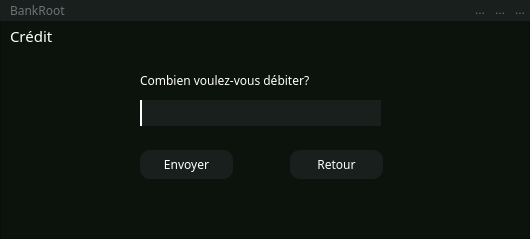
<?xml version="1.0" encoding="UTF-8"?>
<ui version="4.0">
 <class>credit</class>
 <widget class="QDialog" name="credit">
  <property name="geometry">
   <rect>
    <x>0</x>
    <y>0</y>
    <width>530</width>
    <height>239</height>
   </rect>
  </property>
  <property name="windowTitle">
   <string>Dialog</string>
  </property>
  <widget class="QFrame" name="frame">
   <property name="geometry">
    <rect>
     <x>0</x>
     <y>0</y>
     <width>530</width>
     <height>239</height>
    </rect>
   </property>
   <property name="styleSheet">
    <string notr="true">background-color: rgb(12, 18, 12);</string>
   </property>
   <property name="frameShape">
    <enum>QFrame::StyledPanel</enum>
   </property>
   <property name="frameShadow">
    <enum>QFrame::Raised</enum>
   </property>
   <widget class="QLabel" name="label_4">
    <property name="geometry">
     <rect>
      <x>140</x>
      <y>70</y>
      <width>251</width>
      <height>20</height>
     </rect>
    </property>
    <property name="font">
     <font>
      <family>Montserrat Medium</family>
     </font>
    </property>
    <property name="styleSheet">
     <string notr="true">background-color: transparent;
color: rgb(255, 255, 255);
</string>
    </property>
    <property name="text">
     <string>Combien voulez-vous débiter?</string>
    </property>
   </widget>
   <widget class="QLineEdit" name="lineEdit_5">
    <property name="geometry">
     <rect>
      <x>140</x>
      <y>100</y>
      <width>241</width>
      <height>26</height>
     </rect>
    </property>
    <property name="styleSheet">
     <string notr="true">QLineEdit{
background:#181F1C;
border:none;
border-left:2px solid #ffffff;
color:#717072;
padding-left: 10px
}</string>
    </property>
   </widget>
   <widget class="QPushButton" name="pushButton_5">
    <property name="geometry">
     <rect>
      <x>290</x>
      <y>150</y>
      <width>93</width>
      <height>29</height>
     </rect>
    </property>
    <property name="font">
     <font>
      <family>Montserrat</family>
     </font>
    </property>
    <property name="styleSheet">
     <string notr="true">
QPushButton{
color: rgb(255, 255, 255);
border-radius:10px;
background-color:rgb(24, 31, 28);
}

QPushButton:hover{
color: rgb(255, 255, 255);
border-radius:10px;
background-color:rgb(34, 31, 28);
}
QPushButton:pressed{
background-color:rgb(24, 31, 28);
border-radius:10px;
color: rgb(255, 255, 255);
}

</string>
    </property>
    <property name="text">
     <string>Retour</string>
    </property>
   </widget>
   <widget class="QPushButton" name="pushButton_6">
    <property name="geometry">
     <rect>
      <x>140</x>
      <y>150</y>
      <width>93</width>
      <height>29</height>
     </rect>
    </property>
    <property name="font">
     <font>
      <family>Montserrat</family>
      <pointsize>9</pointsize>
     </font>
    </property>
    <property name="styleSheet">
     <string notr="true">
QPushButton{
color: rgb(255, 255, 255);
border-radius:10px;
background-color:rgb(24,31, 28);
}

QPushButton:hover{
color: rgb(255, 255, 255);
border-radius:10px;
background-color:rgb(34, 31, 28);
}
QPushButton:pressed{
background-color:rgb(24, 31, 28);
border-radius:10px;
color: rgb(255, 255, 255);
}

</string>
    </property>
    <property name="text">
     <string>Envoyer</string>
    </property>
   </widget>
   <widget class="QLabel" name="label_5">
    <property name="geometry">
     <rect>
      <x>10</x>
      <y>20</y>
      <width>111</width>
      <height>31</height>
     </rect>
    </property>
    <property name="font">
     <font>
      <family>Montserrat</family>
      <pointsize>11</pointsize>
     </font>
    </property>
    <property name="styleSheet">
     <string notr="true">color: rgb(255, 255, 255);</string>
    </property>
    <property name="text">
     <string>Crédit</string>
    </property>
   </widget>
   <widget class="QWidget" name="widget_11" native="true">
    <property name="geometry">
     <rect>
      <x>0</x>
      <y>0</y>
      <width>1401</width>
      <height>21</height>
     </rect>
    </property>
    <property name="styleSheet">
     <string notr="true">background-color:rgb(24,31, 28);
color:rgb(109, 114, 117);
</string>
    </property>
    <widget class="QLabel" name="label_15">
     <property name="geometry">
      <rect>
       <x>10</x>
       <y>0</y>
       <width>111</width>
       <height>20</height>
      </rect>
     </property>
     <property name="font">
      <font>
       <family>Montserrat Light</family>
       <pointsize>9</pointsize>
      </font>
     </property>
     <property name="text">
      <string>BankRoot</string>
     </property>
    </widget>
    <widget class="QToolButton" name="toolButton_3">
     <property name="geometry">
      <rect>
       <x>510</x>
       <y>0</y>
       <width>20</width>
       <height>20</height>
      </rect>
     </property>
     <property name="styleSheet">
      <string notr="true">QToolButton{
border-radius:45px;
}

QToolButton:hover{
border-radius:45px;
background:red;
}</string>
     </property>
     <property name="text">
      <string>...</string>
     </property>
     <property name="icon">
      <iconset resource="ressource.qrc">
       <normaloff>:/assets/exit-btn.png</normaloff>:/assets/exit-btn.png</iconset>
     </property>
    </widget>
    <widget class="QToolButton" name="reduced">
     <property name="geometry">
      <rect>
       <x>470</x>
       <y>0</y>
       <width>20</width>
       <height>20</height>
      </rect>
     </property>
     <property name="styleSheet">
      <string notr="true">QToolButton{
border-radius:45px;
}

QToolButton:hover{
border-radius:45px;
background:red;
}</string>
     </property>
     <property name="text">
      <string>...</string>
     </property>
     <property name="icon">
      <iconset resource="ressource.qrc">
       <normaloff>:/assets/downarrow-btn.png</normaloff>:/assets/downarrow-btn.png</iconset>
     </property>
    </widget>
    <widget class="QToolButton" name="fullscreen">
     <property name="geometry">
      <rect>
       <x>490</x>
       <y>0</y>
       <width>20</width>
       <height>20</height>
      </rect>
     </property>
     <property name="styleSheet">
      <string notr="true">QToolButton{
border-radius:45px;
}</string>
     </property>
     <property name="text">
      <string>...</string>
     </property>
     <property name="icon">
      <iconset resource="ressource.qrc">
       <normaloff>:/assets/window-btn-disabled.png</normaloff>:/assets/window-btn-disabled.png</iconset>
     </property>
    </widget>
   </widget>
  </widget>
 </widget>
 <resources>
  <include location="ressource.qrc"/>
 </resources>
 <connections/>
</ui>
